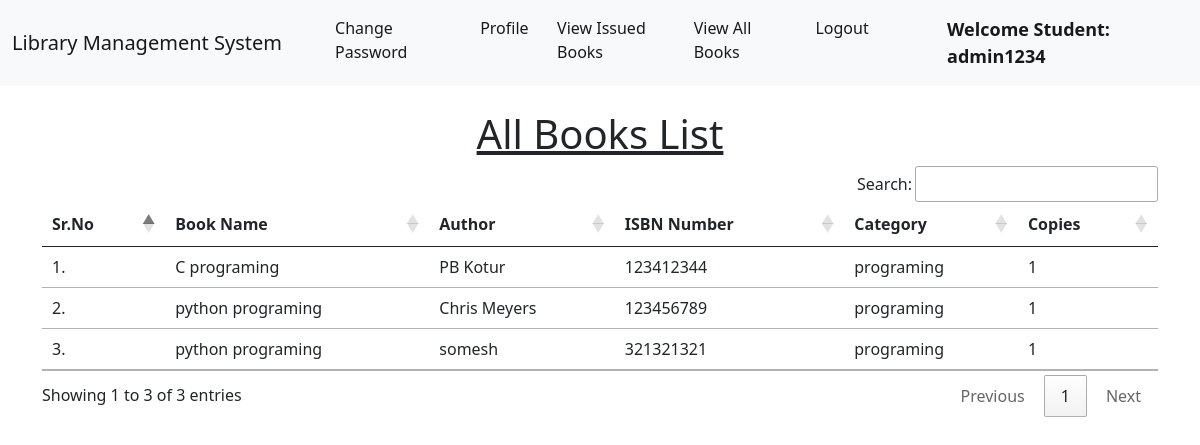
The app's page /student_view_books/ (signed in) with its own data.
### library/models.py (models this page shows, shortened)
class Book(models.Model):
    name = models.CharField(max_length=200)
    author = models.CharField(max_length=200)
    isbn = models.PositiveIntegerField()
    copies = models.PositiveIntegerField(blank=False, null=True)
    category = models.CharField(max_length=50)

### library/views.py (the view)
# urls.py: path("student_view_books/", views.student_view_books, name="student_view_books"),
@login_required(login_url = '/student_login')
def student_view_books(request):
    books = Book.objects.all()
    return render(request, "student_view_books.html", {'books':books})

### library/templates/student_view_books.html (shortened to what this page needs)
{% extends 'student_navbar.html' %}
{% load static %}
{% block body %}
<div class="container mt-4">
    <h1 class="text-center"><u>All Books List</u></h1>
    <table class="table table-hover" id="example">
        <thead>
            <tr>
                <th>Sr.No</th>
                <th>Book Name</th>
                <th>Author</th>
                <th>ISBN Number</th>
                <th>Category</th>
                <th>Copies</th>
            </tr>
        </thead>
        <tbody>
            {% for book in books %}
            <tr>
                <td>{{forloop.counter}}.</td>
                <td>{{book.name}}</td>
                <td>{{book.author}}</td>
                <td>{{book.isbn}}</td>
                <td>{{book.category}}</td>
                <td>{{book.copies}}</td>
            </tr>
            {% endfor %}
        </tbody>
    </table>
    </div>
{% endblock %}

### library/templates/student_navbar.html (shortened to what this page needs)
<!doctype html>
<html lang="en">
  <head>
    <link href="https://cdn.jsdelivr.net/npm/bootstrap@5.1.0/dist/css/bootstrap.min.css" rel="stylesheet">
    <link rel="stylesheet" href="https://cdn.datatables.net/1.10.25/css/jquery.dataTables.min.css">
    <link rel="stylesheet" href="https://cdn.datatables.net/buttons/1.7.1/css/buttons.dataTables.min.css">
  </head>
  <body>
    <nav class="navbar navbar-expand-lg navbar-light bg-light sticky-top">
        <div class="container-fluid">
          <a class="navbar-brand" href="#">Library Management System</a>
          <div class="collapse navbar-collapse" id="navbarSupportedContent">
            <ul class="navbar-nav me-auto mb-2 mb-lg-0">
              <li class="nav-item">
                <a class="nav-link active" aria-current="page" href="/change_password/">Change Password</a>
              </li>
              <li class="nav-item">
                <a class="nav-link active" aria-current="page" href="/profile/">Profile</a>
              </li>
              <li class="nav-item">
                <a class="nav-link active" aria-current="page" href="/student_issued_books/">View Issued Books</a>
              </li>
              <li class="nav-item">
                <a class="nav-link active" aria-current="page" href="/student_view_books/">View All Books</a>
              </li>
              <li class="nav-item">
                <a class="nav-link active" aria-current="page" href="/logout/">Logout</a>
              </li>
              <li class="nav-item">
                <a style="font-weight:600; font-family:'Segoe UI', Tahoma, Geneva, Verdana, sans-serif; font-size: large;" class="nav-link active" href="#">Welcome Student: {{request.user}}</a>
              </li>
            </ul>
          </div>
        </div>
      </nav>
      {% block body %}
      {% endblock %}
  </body>
</html>

### records on screen
Book: name "C programing", author "PB Kotur", isbn "123412344", category "programing", copies "1"
Book: name "python programing", author "Chris Meyers", isbn "123456789", category "programing", copies "1"
Book: name "python programing", author "somesh", isbn "321321321", category "programing", copies "1"

### other values on screen
{{ request.user }} "admin1234"
